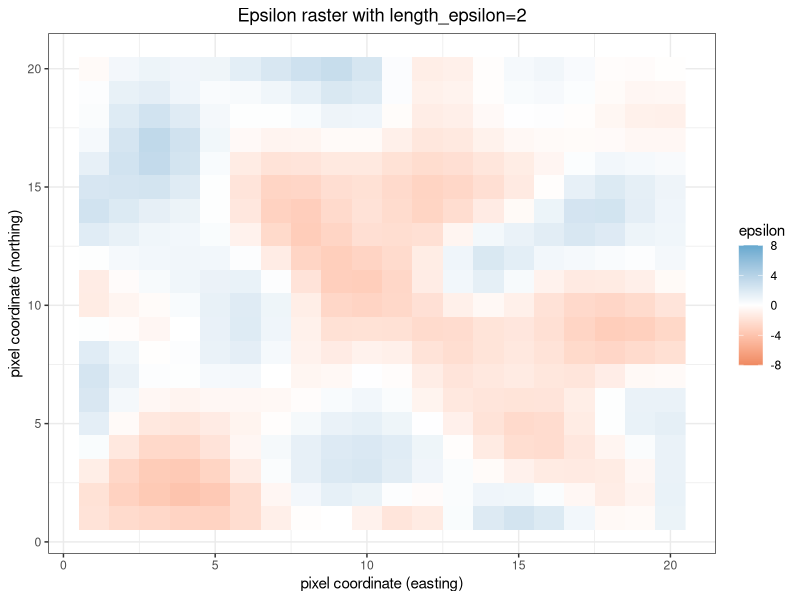
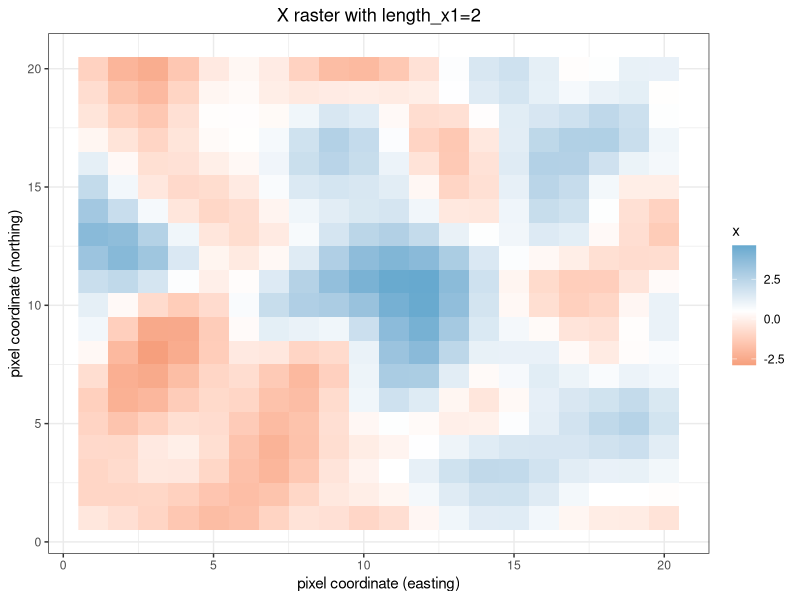
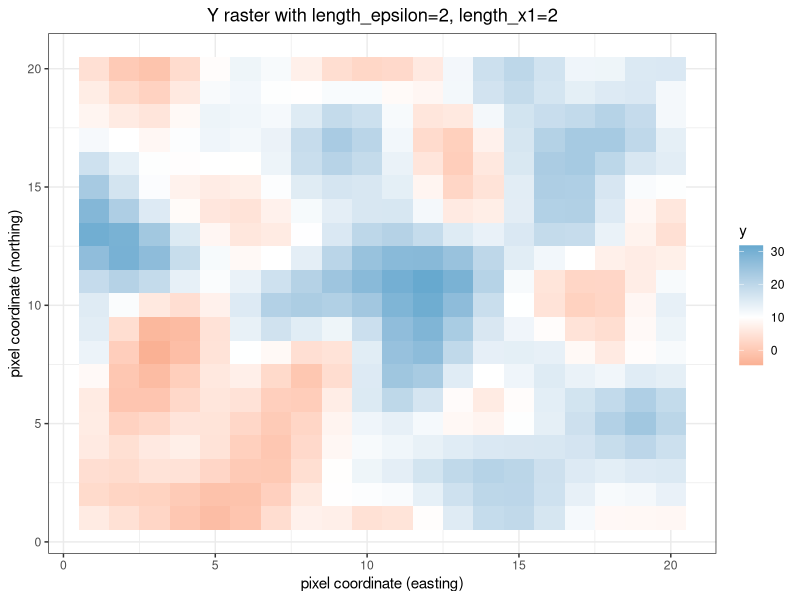
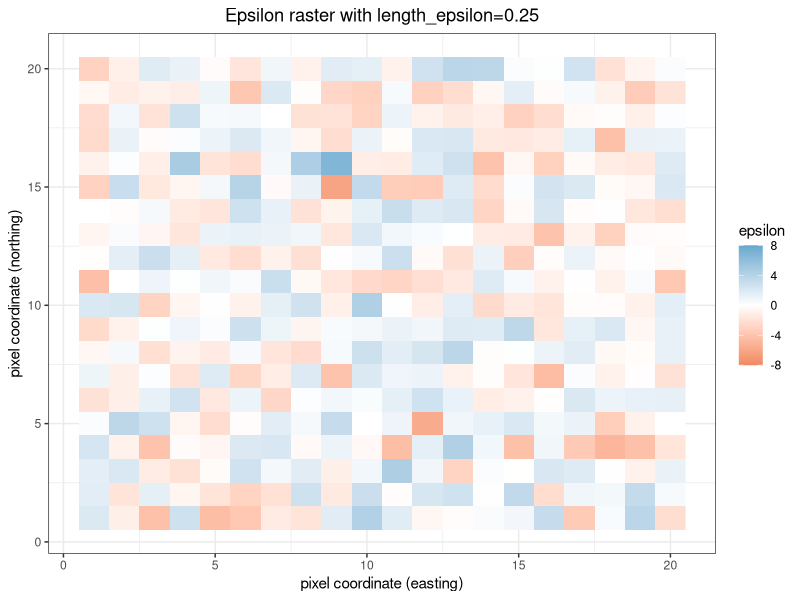
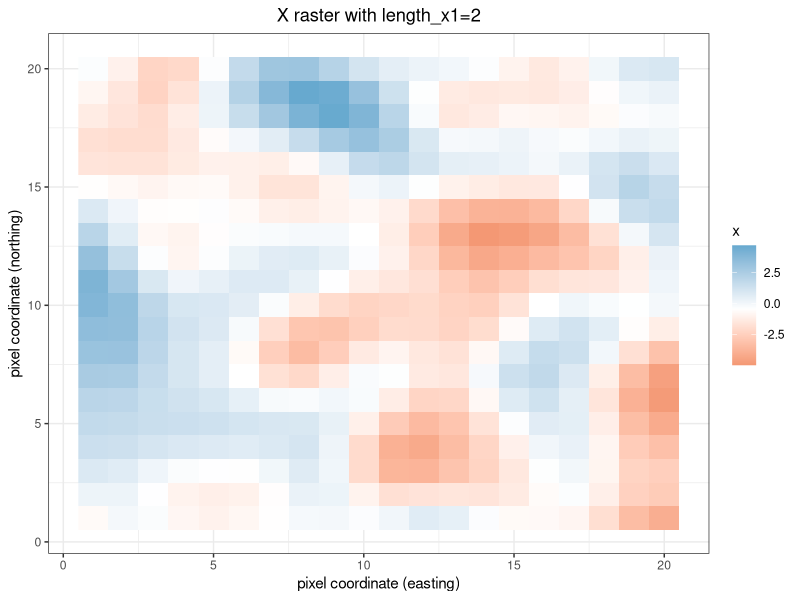
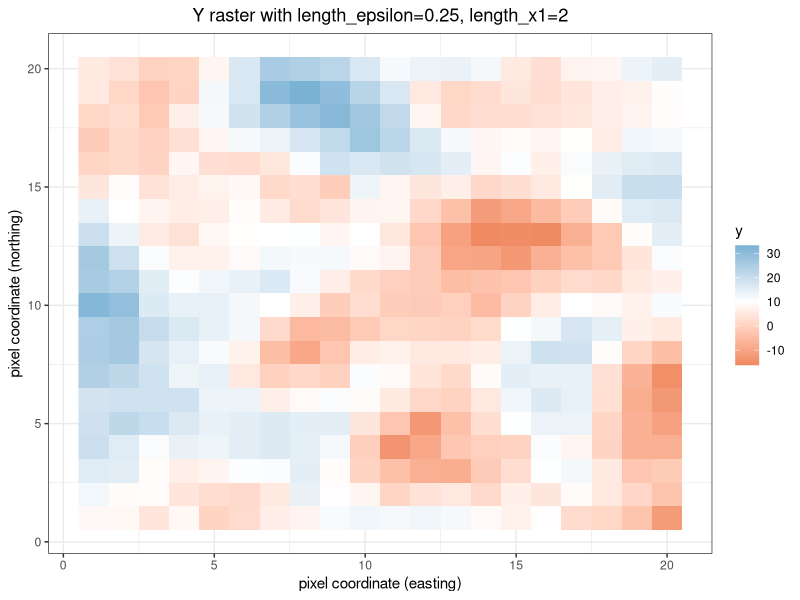

R code for these plots, in order: (Note: a time limit stopped this script after it produced the figures.)
## See https://voxeu.org/article/standard-errors-persistence
## and https://papers.ssrn.com/sol3/papers.cfm?abstract_id=3398303

library(data.table)
library(ggplot2)
library(MASS)

regression_constant <- 10

save_maps_single_simulation <- function(locations, distances, length_x1, length_epsilon, beta_x1) {

    covariance_x1 <- gaussian_kernel(distances, length=length_x1)
    covariance_epsilon <- gaussian_kernel(distances, length=length_epsilon)

    locations <- simulate_spatial_data(locations, covariance_x1, covariance_epsilon, beta_x1)

    title <- sprintf("Epsilon raster with length_epsilon=%s", length_epsilon)

    ## Use the same midpoint and limits in the color scale so that plots are easily comparable
    ## TODO Limits are related to gaussian_kernel sigma=2, magic numbers
    p <- (ggplot(locations, aes(x=coord_x, y=coord_y, fill=epsilon)) +
          geom_raster() +
          scale_fill_gradient2("epsilon", low="#ef8a62", mid="white", high="#67a9cf", midpoint=0, limits=c(-8, 8)) +
          xlab("pixel coordinate (easting)") +
          ylab("pixel coordinate (northing)") +
          ggtitle(title) +
          theme_bw() +
          theme(plot.title = element_text(hjust = 0.5)))
    filename <- sprintf("map_epsilon_single_simulation_length_epsilon_%s.png", length_epsilon)
    ggsave(filename=filename, plot=p, width=8, height=6, unit="in")

    title <- sprintf("X raster with length_x1=%s", length_x1)
    p <- (ggplot(locations, aes(x=coord_x, y=coord_y, fill=x1)) +
          geom_raster() +
          scale_fill_gradient2("x", low="#ef8a62", mid="white", high="#67a9cf", midpoint=mean(locations$x1)) +
          xlab("pixel coordinate (easting)") +
          ylab("pixel coordinate (northing)") +
          ggtitle(title) +
          theme_bw() +
          theme(plot.title = element_text(hjust = 0.5)))
    filename <- sprintf("map_x_single_simulation_length_x1_%s.png", length_x1)
    ggsave(filename=filename, plot=p, width=8, height=6, unit="in")

    title <- sprintf("Y raster with length_epsilon=%s, length_x1=%x", length_epsilon, length_x1)
    p <- (ggplot(locations, aes(x=coord_x, y=coord_y, fill=y)) +
          geom_raster() +
          scale_fill_gradient2(low="#ef8a62", mid="white", high="#67a9cf", midpoint=regression_constant) +
          xlab("pixel coordinate (easting)") +
          ylab("pixel coordinate (northing)") +
          ggtitle(title) +
          theme_bw() +
          theme(plot.title = element_text(hjust = 0.5)))
    filename <- sprintf("map_y_single_simulation_length_epsilon_%s.png", length_epsilon)
    ggsave(filename=filename, plot=p, width=8, height=6, unit="in")
}

simulate_spatial_data <- function(locations, covariance_x1, covariance_epsilon, beta_x1) {
    locations$x1 <- mvrnorm(n=1, mu=rep(0, nrow(locations)), Sigma=covariance_x1)
    locations$epsilon <- mvrnorm(n=1, mu=rep(0, nrow(locations)), Sigma=covariance_epsilon)

    ## True regression function: y = X*beta + epsilon
    ## TODO Include an x2 in the true regression function, just to make it interesting?
    locations$y <- regression_constant + beta_x1*locations$x1 + locations$epsilon
    return(locations)
}

simulate_spatial_data_and_fit_model <- function(locations, covariance_x1, covariance_epsilon, beta_x1) {

    locations <- simulate_spatial_data(locations, covariance_x1, covariance_epsilon, beta_x1)

    model <- lm(y ~ x1, data=locations)
    summary(model)

    conf_interval <- as.vector(confint(model, "x1"))

    return(c(estimated_beta_x1=as.vector(coefficients(model)["x1"]),
             conf_interval_contains_beta_x1=(conf_interval[1] < beta_x1) & (conf_interval[2] > beta_x1)))

}

run_simulations <- function(locations, distances, length_x1, length_epsilon, beta_x1, n_sims) {

    covariance_x1 <- gaussian_kernel(distances, length=length_x1)
    covariance_epsilon <- gaussian_kernel(distances, length=length_epsilon)

    ## Variance-covariance matrix must be positive (semi-) definite
    all(eigen(covariance_epsilon)$epsilons > 0)

    simulations <- as.data.frame(t(replicate(n_sims, simulate_spatial_data_and_fit_model(locations, covariance_x1, covariance_epsilon, beta_x1))))
    simulations$length_epsilon <- length_epsilon

    return(simulations)
}

gaussian_kernel <- function(distance, sigma=2, length=5) {
    return(sigma^2 * exp(-distance^2 / (2 * length^2)))
}

## Quick and dirty spatial locations (points in a grid)
grid_width <- 20
locations <- expand.grid(coord_x=seq(1, grid_width), coord_y=seq(1, grid_width))

## Sample size for regressions is grid_width^2 = 400 points
dim(locations)
head(locations)

distances <- as.matrix(dist(locations[, c("coord_x", "coord_y")]))

## This is sqrt(2), the spatial distance from locations[1, ] to locations[22, ]
distances[1, 22]

beta_x1 <- 5

## TODO Plot correlation as a fn of distance (and kernel length)

## Run single simulations and visualize them (save maps/rasters)
save_maps_single_simulation(locations, distances, length_x1=2, length_epsilon=2, beta_x1=beta_x1)
save_maps_single_simulation(locations, distances, length_x1=2, length_epsilon=0.25, beta_x1=beta_x1)

lengths_epsilon <- c(1/8, 0.25, 0.5, 1, 2, 4, 6, 8, 10)

simulations <- lapply(lengths_epsilon, function(length_epsilon) {
    run_simulations(locations, distances, length_x1=2, length_epsilon=length_epsilon, beta_x1=beta_x1, n_sims=500)
})

simulations <- do.call(rbind, simulations)

simulations$length_epsilon_subtitle <- sprintf("kernel length for epsilon: %s", simulations$length_epsilon)

## TODO Title with number of panels, sims per panel, points per simulation?
p <- (ggplot(simulations, aes(x=estimated_beta_x1)) +
      geom_histogram(binwidth=0.1, color="black", fill="white") +
      geom_vline(xintercept=beta_x1, linetype=2, alpha=0.5) +
      facet_wrap(~ length_epsilon_subtitle) +
      ylab("") +
      theme_bw())
filename <- "sampling_distribution_beta_x1_with_varying_levels_of_spatial_correlation.png"
ggsave(filename=filename, plot=p, width=8, height=6, unit="in")

## Looks like estimated_beta_x1 is unbiased,
## but the 95% CI does not have anything close to 95% coverage
## when epsilon has a high degree of spatial correlation
summary(simulations)

simulations <- data.table(simulations)

coverage <- simulations[, list(pr_conf_interval_contains_beta_x1=mean(conf_interval_contains_beta_x1)), by=c("length_epsilon")]

## TODO Kernel length for X in color?
p <- (ggplot(coverage, aes(x=length_epsilon, y=pr_conf_interval_contains_beta_x1)) +
      geom_point() +
      geom_hline(yintercept=0.95, linetype=2, alpha=0.5) +
      ylab("coverage of 95% confidence interval for beta") +
      xlab("kernel length for epsilon (controls spatial correlation)") +
      scale_y_continuous(breaks=seq(0, 1, 0.2), limits=c(0, 1)) +
      theme_bw())
filename <- "ci_coverage_for_beta_x1_with_varying_levels_of_spatial_correlation.png"
ggsave(filename=filename, plot=p, width=8, height=6, unit="in")

## TODO Test for spatial autocorrelation in errors

## TODO Bootstrap with spatial correlation?

## TODO Estimate kernel length by maximum likelihood?

## TODO Plot semi variogram (both of Y and of residuals!)
## What matters (for messing up CI coverage) is spatial correlation in residuals, not in X

## TODO What if we were interested in estimating the model's RMSE instead of producing CIs?
## Do we need spatial CV or spatial train/test split?
